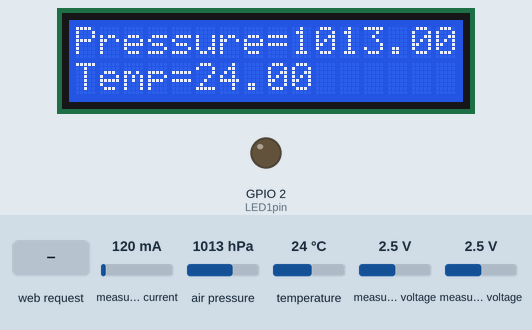
Simulated run of this program. Board: ESP32. Parts: 16×2 character LCD, output pins drawn as LEDs (lit = HIGH). The inputs (shaded band) are chosen by the test bench; at power-on: air pressure 1013 hPa, temperature 24 °C, measured current 120 mA, measured voltage 2.5 V. WiFi joins after 1.5 s; servers stay silent unless stated; no MQTT or app messages arrive unless stated; not simulated (calls return 0 or success): credentials.h; names the files do not define were given values by the test bench: mqttPort = 1883; what the program prints to the serial monitor is not drawn.

Above: at 9.1 s.
9.2 s: HTTP request GET /led1on received
At 9.7 s:
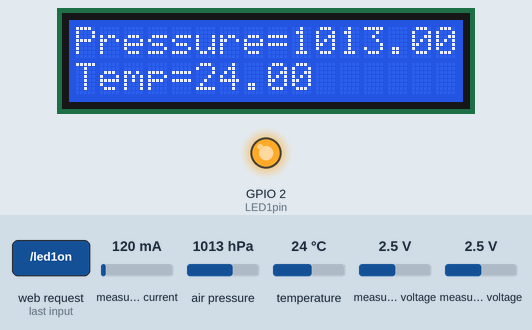
10.7 s: air pressure set to 952 hPa
At 11.3 s:
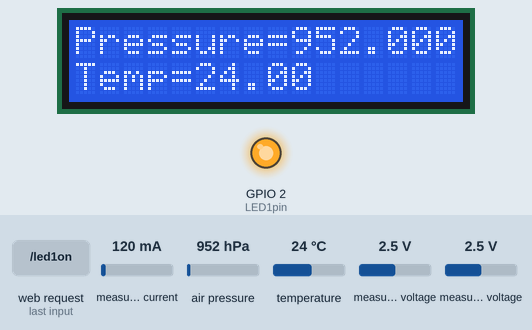
12.5 s: temperature set to 12 °C
At 14.1 s:
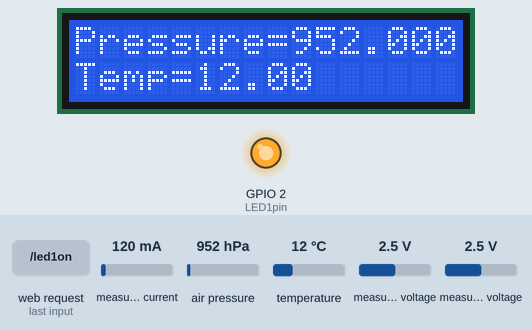
16.0 s: HTTP request GET /led1off received
At 16.6 s:
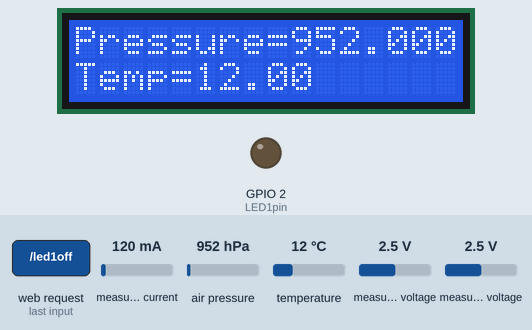
17.5 s: air pressure set to 975 hPa
At 19.3 s:
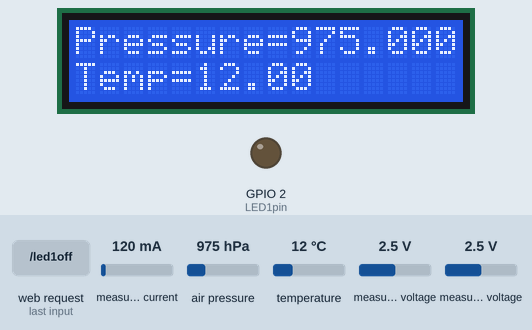
Timing chart, 0 to 20.5 s (numbered marks = the images above; inputs shaded):
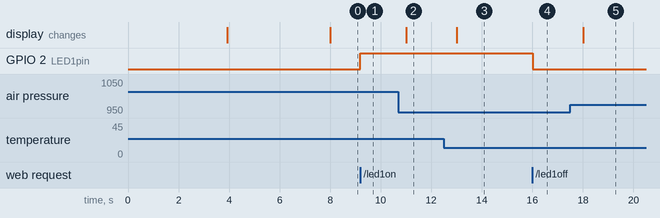

The program:

main.cpp
```cpp
#include <Arduino.h>
#include "myheader.h"

//**********************************************************************************************
//                         Run Setup
//**********************************************************************************************
//
void setup()
{
  Serial.begin(115200); //
  pinMode(LED1pin, OUTPUT);
  //Wire.begin(5, 4); // pins 5 & 4 for wemos
  Wire.begin(21, 22); //

  LogOn();
  BE280.setI2CAddress(0x76); //Connect to BME on ox76
  if (BE280.beginI2C() == false)
    Serial.println("BE280 connect failed");
  else
    Serial.println("BE280 connected");
  delay(250); // let the BME settle down

  ina219.begin();
  ina219.setCalibration_32V_2A();
  //ina219.setCalibration_16V_400mA();

  ads2.setGain(GAIN_TWOTHIRDS);
  ads2.begin();

  server.on("/", handle_OnConnect);
  server.on("/led1on", handle_led1on);
  server.on("/led1off", handle_led1off);
  server.onNotFound(handle_NotFound);

  server.begin();
  Serial.println("HTTP server started");
  //LCD
  lcd.init(); // initialize the lcd
  lcd.backlight();
  lcd.setCursor(0, 1);
  lcd.print("Booted. Hi World");
  delay(4000);
  lcd.clear();
}
//________________________________________________________________________________

//********************************************************************************
//                         Run Main Loop
//********************************************************************************
void loop(void)
{

  client.loop();
  currentMillis = millis();
  send_Data(1000);

  server.handleClient();
  if (LED1status)
  {
    digitalWrite(LED1pin, HIGH);
  }
  else
  {
    digitalWrite(LED1pin, LOW);
  }
}
//________________________________________________________________________________

//********************************************************************************
//********************************************************************************
//                         SUBROUTINES
//*******************************************************************************
//*******************************************************************************

//                     Log o to wifi network
//*******************************************************
void LogOn()
{
  Serial.println("Booting");
  WiFi.disconnect(true); // disconnects STA Mode
  delay(1000);
  WiFi.softAPdisconnect(true); // disconnects AP Mode
  delay(1000);
  WiFi.mode(WIFI_STA);
  WiFi.begin(ssid, password);
  WiFi.setSleep(false);
  while (WiFi.waitForConnectResult() != WL_CONNECTED)
  {
    Serial.println("Connection Failed! Rebooting...");
    delay(1500);
    ESP.restart();
  }
  // Log on successful
  Serial.println("Logged on");
  Serial.print("IP address: ");
  Serial.println(WiFi.localIP());
  Serial.println("Now setting up MQTT");

  //________________MQTT stuff____________________________________________
  client.setServer(mqttServer, mqttPort);
  client.setCallback(callback);
  while (!client.connected())
  {
    Serial.println("Connecting to MQTT...");
    if (client.connect("ESP8266Client", mqttUser, mqttPassword))
    {
      Serial.println("connected");
      delay(50);
      sendMQTT("esp/text", "Booting");
    }
    else
    {
      Serial.print("failed with state ");
      Serial.println(client.state());
      delay(100);
    }
  }

  client.publish("esp/text", "WEMOS started");
  int subcheck = client.subscribe("esp/control");
  Serial.print("subscribe = ");
  Serial.println(subcheck);
  client.subscribe("espcontrol");
  client.subscribe("esp/controlcurrent");
}
//________________________________________________________________________________

//                     callback ( ) - runs when MQTT message comes in
//      *******************************************************
void callback(char *intopic, byte *payload, unsigned int length)
{

  Serial.print("Message arrived in topic: ");
  Serial.println(intopic);

  String readString = "";
  for (int i = 0; i < length; i++)
  {
    delay(2); //delay to allow byte to arrive in input buffer
    char c = payload[i];
    readString += c;
  }
  // Serial.print("Message:");
  // Serial.println(readString);

  if (strcmp(intopic, "esp/control") == 0)
  { //0 is true
    switch (readString.toInt())
    { // Node red sends intigers to topic esp/control from dash buttons
    case 1:
    {
      sendMQTT("esp/text", "enabled = 1");
    }
    break;
    case 2:
    {
      sendMQTT("esp/text", "enabled = 0");
    }
    break;
    case 3:
    {
      sendMQTT("esp/text", "Serial print turned on"); //serial on
      quickprint_flag = 1;
    }
    break;
    case 4:
    {
      sendMQTT("esp/text", "Serial print turned off"); // serial off
      quickprint_flag = 0;
    }
    break;
    case 5:
      sendMQTT("esp/text", "Reset Ah");

      break;
    case 6:

      break;
    case 7:
      if (sendSig_Flag == 1)
        sendSig_Flag = 0;
      else if (sendSig_Flag == 0)
        sendSig_Flag = 1;
      sendMQTT("esp/text", String(sendSig_Flag));
      break;
    case 8:
    {
      sendMQTT("esp/text", "Restarting ESP");
      delay(10);
      ESP.restart();
    }
    break;
    }
  }
  if (strcmp(intopic, "esp/controlcurrent") == 0)
  { //0 is true
    //    currentTarget = readString.toInt();
    Serial.println(readString.toInt());
    Serial.println(intopic);
  }
}
//________________________________________________________________________________

//                     sendMQTT ( )
//      *******************************************************
void sendMQTT(String topic, String message)
{
  char pubString[message.length() + 1];
  // make array message size plus /n
  message.toCharArray(pubString, message.length() + 1);
  char sendtopic[topic.length() + 1];
  topic.toCharArray(sendtopic, topic.length() + 1);
  //publish the data to MQTT
  client.publish(sendtopic, pubString);
}
//___________________________________________________________

// Quick print function, easyway to print to serial
//      *******************************************************
void qp(String to_print, int linefeed)
{
  if (linefeed == 0 && quickprint_flag == 1)
    Serial.print(to_print);
  else if (linefeed == 1 && quickprint_flag == 1)
    Serial.println(to_print);
}
//________________________________________________________________________________

//                     send signalk data over UDP
//      *******************************************************
void sendSigK(String sigKey, float data)
{

  if (sendSig_Flag == 1)
  {
    DynamicJsonBuffer jsonBuffer;
    String deltaText;

    //  build delta message
    JsonObject &delta = jsonBuffer.createObject();

    //updated array
    JsonArray &updatesArr = delta.createNestedArray("updates");
    JsonObject &thisUpdate = updatesArr.createNestedObject();   //Json Object nested inside delta [...
    JsonArray &values = thisUpdate.createNestedArray("values"); // Values array nested in delta[ values....
    JsonObject &thisValue = values.createNestedObject();
    thisValue["path"] = sigKey;
    thisValue["value"] = data;

    thisUpdate["Source"] = "ESP32";

    // Send UDP packet
    Udp.beginPacket(remoteIp, remotePort);
    delta.printTo(Udp);
    Udp.println();
    Udp.endPacket();
    delta.printTo(Serial);
    Serial.println();
  }
} //___________________________________________________________

//                     send sensor data
//      *******************************************************
void send_Data(int send_Data_Rate)
{

  //is it time to process the next state code?
  if (currentMillis - timer1_Millis < send_Data_Rate)
  {
    //No, it is not time
    return;
  }

  if (currentMillis - timer1_Millis > send_Data_Rate)
  {
    //Yes, it is now time

    // Pressure ---------------------------------------------------------------
    float BMEpressure = BE280.readFloatPressure();
    float BMEtemp = BE280.readTempC();

    sendSigK("environment.outside.pressure", BMEpressure);
    sendSigK("environment.inside.temperature", (BMEtemp + 273.15));
    lcd.setCursor(0, 0);
    lcd.print("Pressure=");
    lcd.print(BMEpressure / 100);
    lcd.setCursor(0, 1);
    lcd.print("Temp=");
    lcd.print(BMEtemp);

    qp("Pressure:", 0);
    qp(String(BMEpressure), 1);
    qp("Temp:", 0);
    qp(String(BMEtemp), 1);

    // Current ---------------------------------------------------------------
    float current_mA = 0;
    current_mA = ina219.getCurrent_mA();
    qp("Current mA:", 0);
    qp(String(current_mA), 1);
    sendMQTT("esp/current", String(current_mA));
    sendSigK("esp.meter.current", current_mA);

    // Voltage ---------------------------------------------------------------
    float multiplier = 0.1875F; /* ADS1115  @ +/- 6.144V gain (16-bit results) */
    int16_t results;
    results = ads2.readADC_Differential_0_1();
    sendMQTT("esp/voltage", String(results * multiplier));
    Serial.print("Differential: ");
    Serial.print(results);
    Serial.print("(");
    Serial.print(results * multiplier);
    Serial.println("mV)");
    Serial.print("MQTT client connected:  ");
    Serial.println(client.connected());
    counter += 1;
    String counterTime = String(counter / 60 / 60) + ":" + String(counter / 60 % 60) + ":" + String(counter % 60);
    Serial.print("Counter = ");
    Serial.println(counterTime);
    sendMQTT("esp/pulseWidth", counterTime);
    Serial.print("Rebooted=");
    Serial.println(rebootedString);

    if (client.connected() != true)
    {
      Serial.println("Rebooting from data sender module");
      LogOn();
      rebootedString = String(rebooted + " - " + counterTime);
      sendMQTT("esp/reboot", rebootedString);
      rebooted += 1;
    }

    timer1_Millis = currentMillis; //reset timing
  }

} //___________________________________________________________

void handle_OnConnect()
{
  //LED1status = LOW;
  //LED2status = LOW;
  //Serial.println("GPIO4 Status: OFF | GPIO5 Status: OFF");
  server.send(200, "text/html", SendHTML(LED1status));
}

void handle_led1on()
{
  LED1status = HIGH;
  Serial.println("GPIO4 Status: ON");
  server.send(200, "text/html", SendHTML(LED1status));
}

void handle_led1off()
{
  LED1status = LOW;
  Serial.println("GPIO4 Status: OFF");
  server.send(200, "text/html", SendHTML(LED1status));
}

void handle_NotFound()
{
  server.send(404, "text/plain", "Not found");
}

String SendHTML(uint8_t led1stat)
{
  String ptr = "<!DOCTYPE html> <html>\n";
  ptr += "<head><meta name=\"viewport\" content=\"width=device-width, initial-scale=1.0, user-scalable=no\">\n";
  ptr += "<title>LED Control</title>\n";
  ptr += "<style>html { font-family: Helvetica; display: inline-block; margin: 0px auto; text-align: center;}\n";
  ptr += "body{margin-top: 50px;} h1 {color: #444444;margin: 50px auto 30px;} h3 {color: #444444;margin-bottom: 50px;}\n";
  ptr += ".button {display: block;width: 80px;background-color: #3498db;border: none;color: white;padding: 13px 30px;text-decoration: none;font-size: 25px;margin: 0px auto 35px;cursor: pointer;border-radius: 4px;}\n";
  ptr += ".button-on {background-color: #3498db;}\n";
  ptr += ".button-on:active {background-color: #2980b9;}\n";
  ptr += ".button-off {background-color: #34495e;}\n";
  ptr += ".button-off:active {background-color: #2c3e50;}\n";
  ptr += "p {font-size: 14px;color: #888;margin-bottom: 10px;}\n";
  ptr += "</style>\n";
  ptr += "</head>\n";
  ptr += "<body>\n";
  ptr += "<h1>ESP32 Web Server</h1>\n";
  ptr += "<h3>Using Access Point(AP) Mode</h3>\n";

  if (led1stat)
  {
    ptr += "<p>LED1 Status: ON</p><a class=\"button button-off\" href=\"/led1off\">OFF</a>\n";
  }
  else
  {
    ptr += "<p>LED1 Status: OFF</p><a class=\"button button-on\" href=\"/led1on\">ON</a>\n";
  }

  ptr += "</body>\n";
  ptr += "</html>\n";
  return ptr;
}
```

myheader.h
```cpp
#pragma once // header guard so the file only runs once

#include <Arduino.h>
#include "credentials.h"
#include <WiFi.h>
#include <WiFiClient.h>
#include <WebServer.h>
#include "PubSubClient.h" // MQTT
#include "SparkFunBME280.h"
#include "ArduinoJson.h"
#include "Adafruit_INA219.h" //https://github.com/adafruit/Adafruit_INA219
#include "Adafruit_ADS1015.h"
#include "LiquidCrystal_I2C.h"

// call functions so they can be put under main loop and compiler still sees them first
void LogOn();
void callback(char *intopic, byte *payload, unsigned int length);
void sendMQTT(String topic, String message);
void sendSigK(String sigKey, float data);
void send_Data(int send_Data_Rate);
void handle_OnConnect();
void handle_led1on();
void handle_led1off();
void handle_NotFound();
String SendHTML(uint8_t led1stat);

const IPAddress remoteIp(10, 10, 10, 1); //
const unsigned short remotePort = 55561; // Signalk listens on this port
const unsigned short localPort = 6666;   // local port to listen for UDP packets

uint8_t LED1pin = 2;
bool LED1status = LOW;

// Timers for loops
int send_Data_Rate = 1000; // loop time in mS for a2_sendData_Rate
int check_online_Rate = 100;
int counter = 0;

unsigned long timer1_Millis; // send data
unsigned long timer2_Millis = 10000;
unsigned long timer3_Millis = 1000;
unsigned long timer4_Millis = 1000;
unsigned long timer5_Millis = 1000;
unsigned long timer6_Millis = 1000;
int rebooted = 0;
String rebootedString = "0";

// Flags
int quickprint_flag = 1;
int sendSig_Flag = 1;
int sendInfdb_Flag = 1;
unsigned long currentMillis;

//                         Start instances of libraries
WiFiClient espClient;
WebServer server(80);
PubSubClient client(espClient); // MQTT
BME280 BE280;                   //BME280 barometer
WiFiUDP Udp;                    // A UDP instance to let us send and receive packets over UDP
Adafruit_INA219 ina219;
Adafruit_ADS1115 ads(0x4A);
Adafruit_ADS1115 ads2(0x4A);
LiquidCrystal_I2C lcd(0x27, 16, 2); // set the LCD address to 0x27 for a 16 chars and 2 line display
```

webpage.cpp
```cpp

```

Measured:
- after the input at 9.2 s, GPIO 2 (LED1pin): LOW → HIGH at once
- after the input at 10.7 s, the display: changes after 0.31 s (image 2)
- after the input at 12.5 s, the display: changes after 0.51 s (image 3)
- after the input at 16.0 s, GPIO 2 (LED1pin): HIGH → LOW at once
- after the input at 17.5 s, the display: changes after 0.52 s (image 5)
